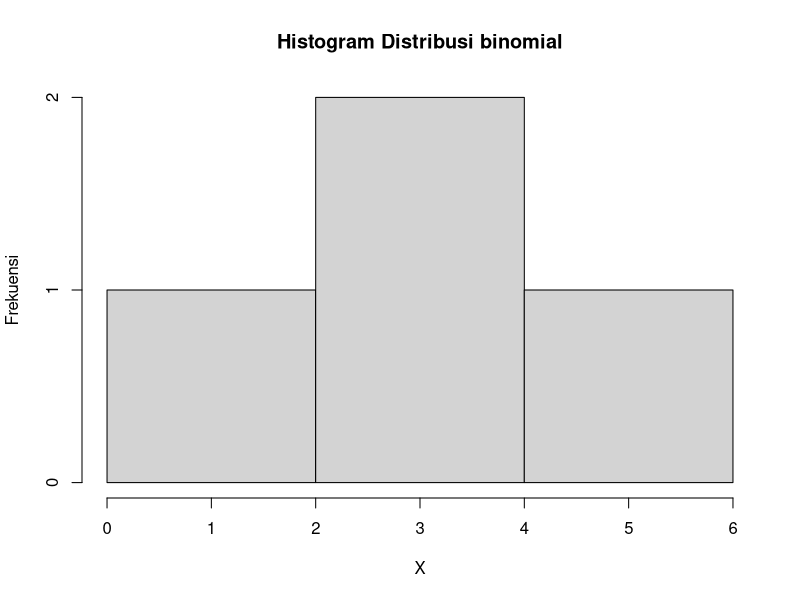

Here is the R script that generated this plot:
n <- 20
p <- 0.2

#a
vr <- 4

comb <- function(n, x) {
  factorial(n) / factorial(n-x) / factorial(x)
}
result <- comb (n, vr) * p^vr * (1 - p)^(n - vr)

#b
hist(rbinom(vr, n, prob = p), xlab = "X", ylab = "Frekuensi",main = "Histogram Distribusi binomial")

#c
rataan <- n * p
varians <- n * p * (1-p)
